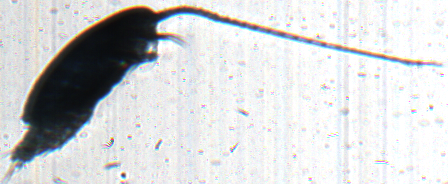
#> input picture data/examples/pia1.2023-05-10.1100+N00005127.tif, 448 x 184 px
$ python background.py
#> lines starting #> are read from the running program, lines starting #| are printed output that depends on the picture
#!/usr/bin/env python3

# Good enough background subtraction?

import cv2
import numpy as np
import tifffile as tiff
from io import BytesIO
import logging


def background_correction(image_bytes):

    # Read the TIFF image

    stream = BytesIO(image_bytes)
    image = tiff.imread(stream)
#> image is the input picture: shape (184, 448, 3); mean R, G, B 209.4, 210.8, 211.7
    tiff.imwrite("original.tiff", image)

    height, width, channels = image.shape
#> height = 184; width = 448; channels = 3
    print(f"Image shape {height}, {width}, {channels}")
#| Image shape 184, 448, 3

    # The background line occurs after the main tiff file as an
    # additional line. We assume it's `width` wide and consists of BGR
    # triplets

    ptr = stream.tell()
    print(f"Pointer {ptr}")

    bg = image_bytes[ptr:ptr + width * 3]
    bg = np.frombuffer(bg, dtype=np.uint8)
    bg = 255 - bg # invert
    bg = bg.reshape(1,width,3)

    # Make a full sized background image by stacking rows
    bg = np.vstack([bg] * height)

    tiff.imwrite("background.tiff", bg)
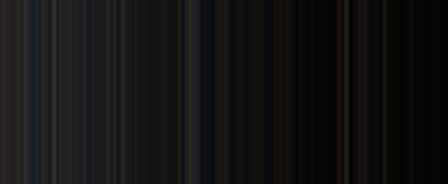
#> saved as background.tiff: shape (184, 448, 3); mean R, G, B 19.6, 18.7, 18.6

    # Subtract the background from the image
    d = (image.astype(int) - bg.astype(int)).clip(0, 255).astype(np.uint8)
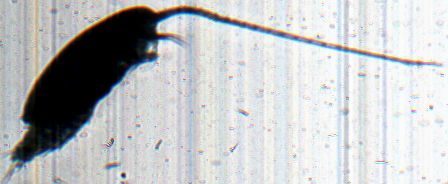
#> d: shape (184, 448, 3); mean R, G, B 190.9, 193, 193.8

    tiff.imwrite("corrected.tiff", d)


def main():
    # Load a PI10 TIFF file example

    f = open('../data/examples/pia1.2023-05-10.1100+N00005127.tif', 'rb')
    ba = bytearray(f.read())
    background_correction(ba)


if __name__ == "__main__":
    main()

$ run again, with data/examples/pia1.2023-05-24.0916+N00001126.tif copied over data/examples/pia1.2023-05-10.1100+N00005127.tif
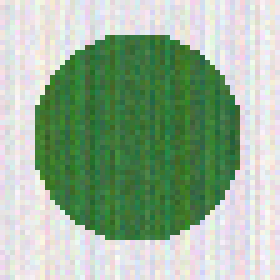
#> input picture data/examples/pia1.2023-05-24.0916+N00001126.tif, 56 x 56 px (shown 5 times larger)
#> in background_correction, image is the input picture: shape (56, 56, 3); mean R, G, B 155.3, 179.1, 154.8
#| Image shape 56, 56, 3
#> in background_correction, `tiff.imwrite("background.tiff", bg)`:
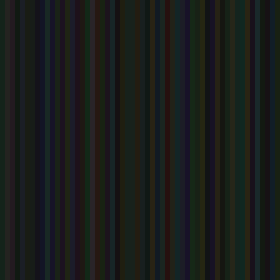
#> saved as background.tiff: shape (56, 56, 3) (shown 5 times larger); mean R, G, B 26, 29, 26.8
#> in background_correction, `d = (image.astype(int) - bg.astype(int)).clip(0, 255).astype(np.uint8)`:
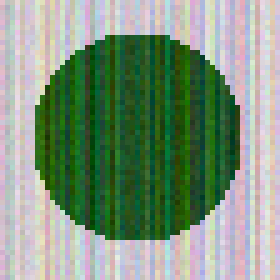
#> d: shape (56, 56, 3) (shown 5 times larger); mean R, G, B 129.4, 150.1, 128.1
